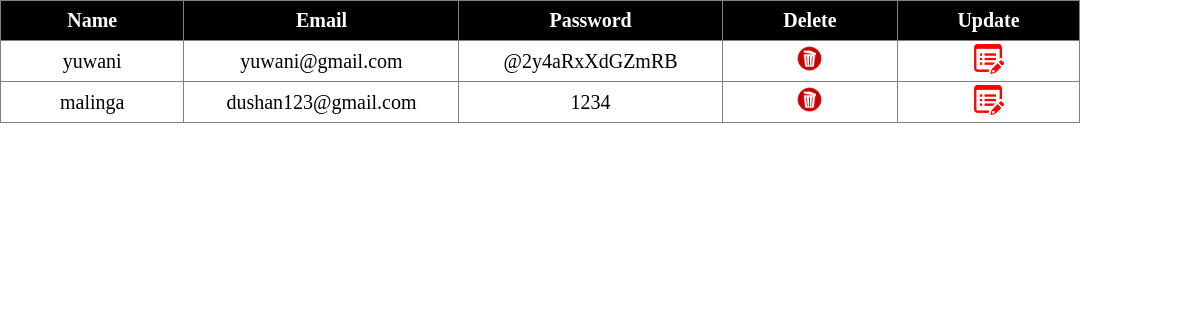
Screenshot of /adminP.php with the database file from the repository.
### tables this page shows
CREATE TABLE `crudtable` (
  `id` int(11) NOT NULL,
  `name` varchar(40) DEFAULT NULL,
  `email` varchar(40) DEFAULT NULL,
  `password` varchar(40) DEFAULT NULL
);

### adminP.php (the view, shortened to what this page needs)
<!DOCTYPE html>
<html lang="en">
<head>
</head>
<body>
    <table>
    <thead>
        <tr>
            <th>Name</th>
            <th>Email</th>
            <th>Password</th>
            <th>Delete</th>
            <th>Update</th>
        </tr>
</thead>
<tbody>
<?php
        include 'connect.php';
        $pic = mysqli_query($conn,"SELECT * FROM `crudtable`");
        while($row = mysqli_fetch_array($pic)){
        echo "
            <tr>
                <td>$row[name]</td>
                <td>$row[email]</td>
                <td>$row[password]</td>
                <td><a href='delete2.php? Id=$row[id]'class='btn btn-danger'><img src='img1.jpg' alt='Delete' style='width:35px;height:35px;'></a></td>
                <td><a href='update2.php? Id=$row[id]'class='btn btn-danger'><img src='img2.png' alt='Update' style='width:30px;height:30px;'></a></td>
            </tr>";
        }
        ?>
        </tbody>
    </table>
</body>
</html>

### adminP.php (style rules this page uses)
* { padding: 0; margin: 0; box-sizing: border-box; }
body { background:white; }
table { width:90%; }
table,tr,td,th { border:1px solid gray; border-collapse:collapse; height:40px; font-size:20px; }
th { width:500px; height:30px; background:black; color:white; }
td { text-align:center; }

### rows the page displays
crudtable: name "yuwani", email "yuwani@gmail.com", password "@2y4aRxXdGZmRB"
crudtable: name "malinga", email "dushan123@gmail.com", password "1234"
